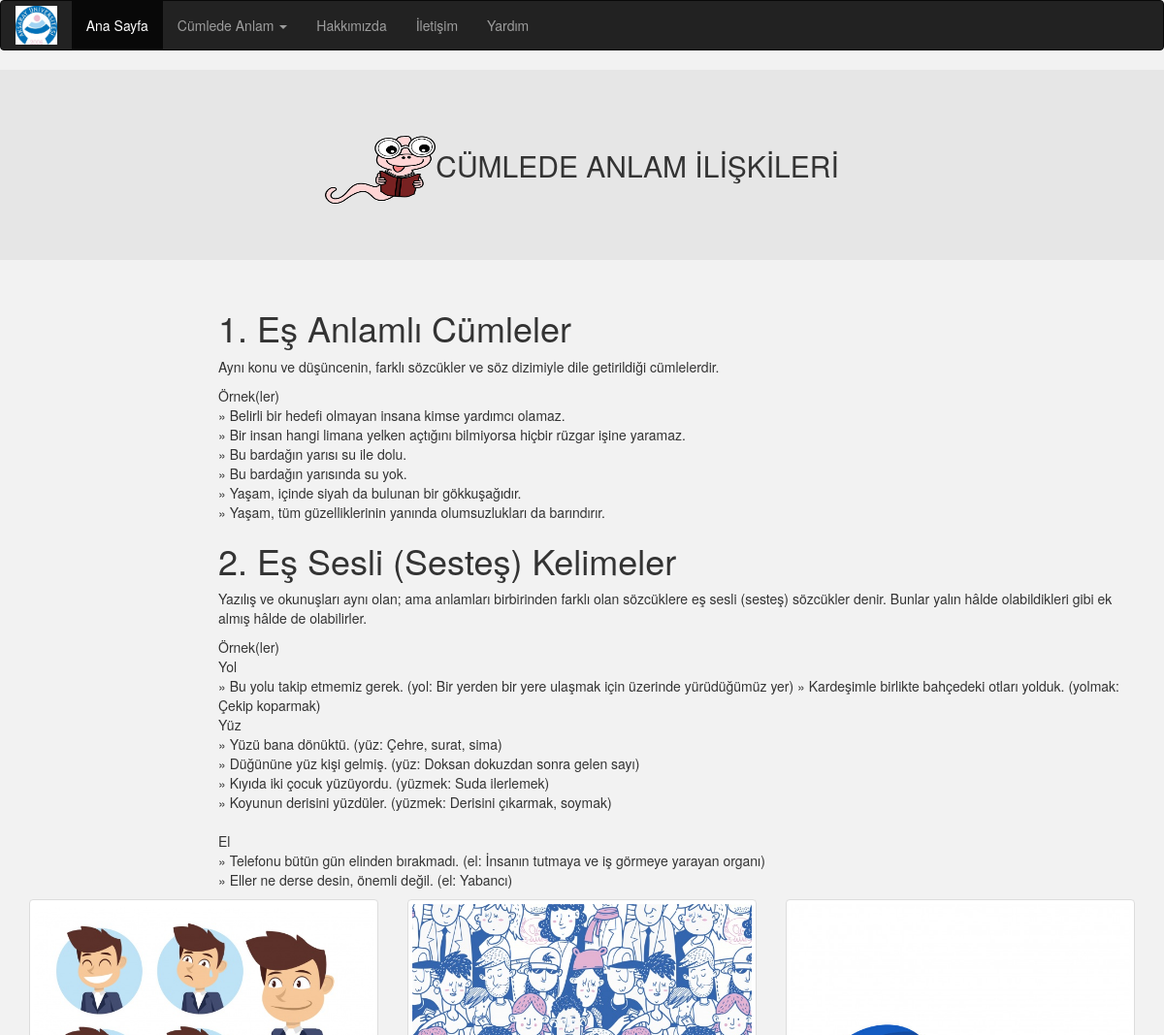
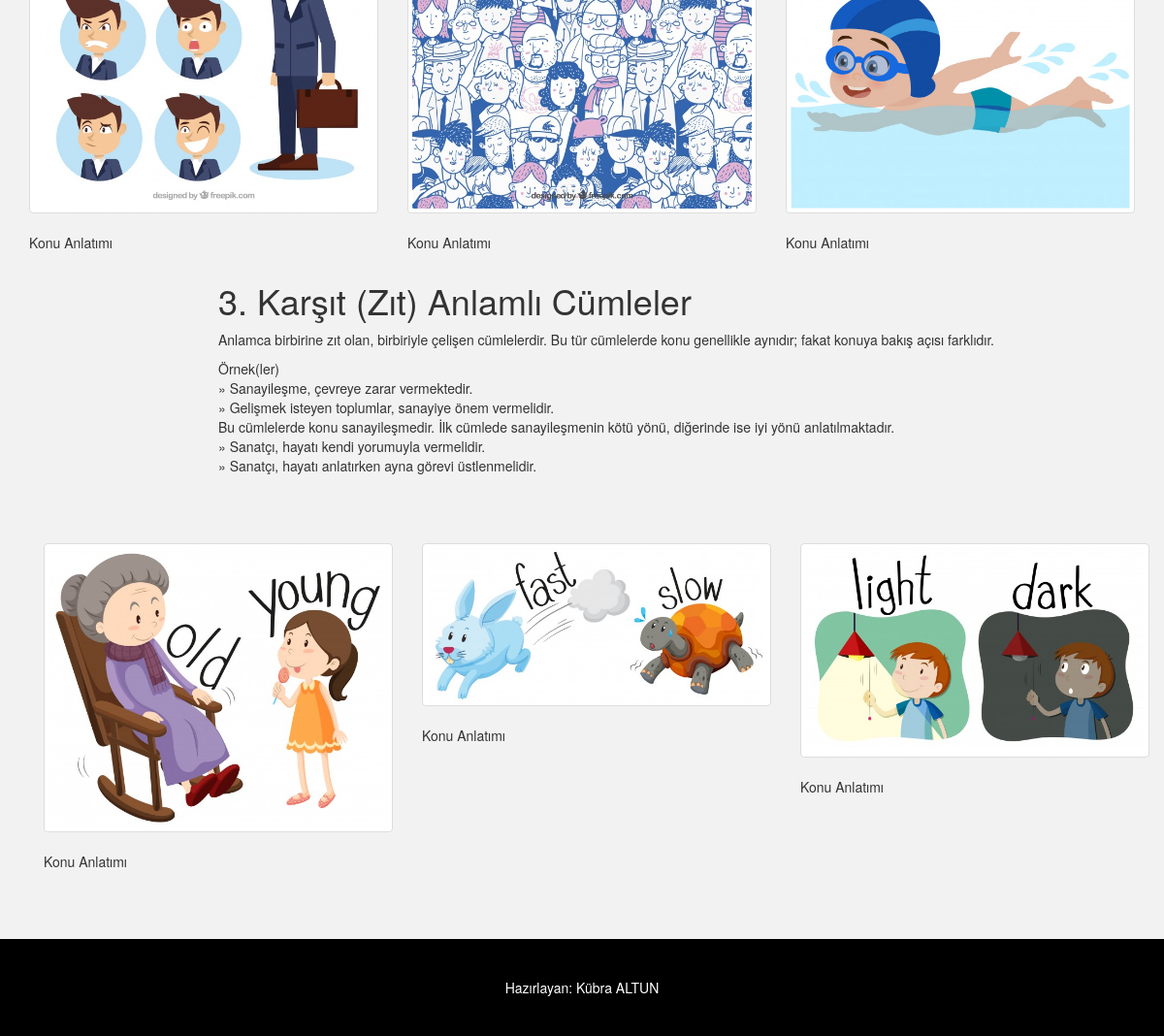
Page /cumleanlam.php on the committed database (2 pictures, top to bottom).
### tables this page shows
CREATE TABLE `konular` (
  `konu_id` int(11) NOT NULL,
  `konu_adi` varchar(500) NOT NULL,
  `konu_tanimi` varchar(1000) NOT NULL,
  `konu_ornekleri` varchar(2000) NOT NULL
);

### cumleanlam.php (the view)
<?php require("ustbilgi.php"); ?>
<main role="main"  >
  <div class="jumbotron" align="center" style="background: #e6e6e6">
    <div class="container">
      <h2 class="display-3"><img src="resimler/jumbutron.png"  width="10%" height="70" >CÜMLEDE ANLAM İLİŞKİLERİ</h2>
    </div>
  </div>
</main>
  <div class="container">
    <div class="row">
      <div class="col-md-2"> </div>
      <div class="col-md-10">
        <h1><?php echo      $arrKonular[4]["konu_adi"]; ?></h1>
        <p><?php echo nl2br($arrKonular[4]["konu_tanimi"]); ?></p>
        <p><?php echo nl2br($arrKonular[4]["konu_ornekleri"]); ?></p>
        <h1><?php echo      $arrKonular[5]["konu_adi"]; ?></h1>
        <p><?php echo nl2br($arrKonular[5]["konu_tanimi"]); ?></p>
        <p><?php echo nl2br($arrKonular[5]["konu_ornekleri"]); ?></p>
        </div>
    </div>
  </div>
    <div class="container">
      <div class="row">
        <div class="col-md-4">
          <img src="resimler/yuz1.jpg" class="rounded-circle img-thumbnail" width="100%" height="300"   > </a>
          <br>&nbsp;
          <p>Konu Anlatımı </p>
        </div>
        <div class="col-md-4">
          <img src="resimler/yuzkisi.jpg" class="rounded-circle img-thumbnail" width="100%" height="300"   > </a>
          <br>&nbsp;
          <p >Konu Anlatımı </p>
        </div>
        <div class="col-md-4">
          <img src="resimler/yuzme.jpg" class="rounded-circle img-thumbnail" width="100%" height="300"   > </a>
          <br>&nbsp;
          <p >Konu Anlatımı </p>
        </div>
      </div>
    </div>
  <div class="container">
    <div class="row">
      <div class="col-md-2"> </div>
      <div class="col-md-10">
        <h1><?php echo      $arrKonular[6]["konu_adi"]; ?></h1>
        <p><?php echo nl2br($arrKonular[6]["konu_tanimi"]); ?></p>
        <p><?php echo nl2br($arrKonular[6]["konu_ornekleri"]); ?></p>
          <br><br><br>
      </div>
  </div>
  <div class="container">
    <div class="row">
      <div class="col-md-4">
        <img src="resimler/genc.jpg" class="rounded-circle img-thumbnail" width="100%" height="300"> </a>
        <br>&nbsp;
        <p>Konu Anlatımı </p>
      </div>
      <div class="col-md-4">
        <img src="resimler/hizli.jpg" class="rounded-circle img-thumbnail" width="100%" height="500%"> </a>
        <br>&nbsp;
        <p >Konu Anlatımı </p>
      </div>
      <div class="col-md-4">
        <img src="resimler/temiz.jpg" class="rounded-circle img-thumbnail" width="100%" height="300"> </a>
        <br>&nbsp;
        <p >Konu Anlatımı </p>
      </div>
    </div>
  </div>
<?php require("altbilgi.php"); ?>

### ustbilgi.php (shortened to what this page needs)
<?php
    require_once("baglanti.php");
    $arrKonular = array();
    $sql_cumlesi= "SELECT * FROM konular";
    $sql_cevabi = mysqli_query($baglanti, $sql_cumlesi);
    $c=0;
    while( $satir = mysqli_fetch_assoc($sql_cevabi) ) {
        $c++;
        $arrKonular[ $c ] = $satir;
    }
?>
<!DOCTYPE html>
<html>
<head>
    <link rel="stylesheet" href="https://maxcdn.bootstrapcdn.com/bootstrap/3.3.7/css/bootstrap.min.css">
</head>
<body style="background-color: #f2f2f2">
    <div class="container-flued">
        <nav class="navbar navbar-inverse" >
            <div class="navbar-header" >
                <a href="index.php" class="navbar-brand"><img src="resimler/logo.jpg"  height="40" style="margin-top:-10px" ></a>
            </div>
            <div id="navbarCollapse" class="collapse navbar-collapse">
                <ul class="nav navbar-nav">
                    <li class="active"><a href="index.php">Ana Sayfa</a></li>
                    <li class="dropdown">
                        <a data-toggle="dropdown" class="dropdown-toggle" href="#">Cümlede Anlam <b class="caret"></b></a>
                    </li>
                    <li><a href="hakkimizda.php">Hakkımızda</a></li>
                    <li><a href="iletisim.php">İletişim</a></li>
                    <li><a href="yardim.php">Yardım</a></li>
                </ul>
            </div>
        </nav>
    </div>

### altbilgi.php
</div></div></div>
<br><br><br>
<div class="container-fluid" style="background-color: #000000; height: 100px;">
  <br><br>
  <div class="row">
      <div class="col-md-4"></div>
      <div class="col-md-4">
          <center style='color: white;'>
              Hazırlayan: Kübra ALTUN
          </center>
      </div>
      <div class="col-md-4"></div>
  </div>
</div>

### ustbilgi.php (style rules this page uses)
.navbar { margin-top: 0px; }

### rows in the picture
konular: konu_adi "1. Eş Anlamlı Cümleler", konu_tanimi "Aynı konu ve düşüncenin, farklı sözcükler ve söz dizimiyle dile getirildiği cümlelerdir.", konu_ornekleri "Örnek(ler) » Belirli bir hedefi olmayan insana kimse yardımcı olamaz. » Bir insan hangi limana yelken açtığını bilmiyorsa hiçbir rüzgar işine yaramaz. » Bu bardağın yarısı su ile dolu. » Bu bardağın yarısında su yok. » Yaşam, içinde siyah da bulunan bir gökkuşağıdır. » Yaşam, tüm güzelliklerinin yanında olumsuzlukları da barındırır."
konular: konu_adi "2. Eş Sesli (Sesteş) Kelimeler", konu_tanimi "Yazılış ve okunuşları aynı olan; ama anlamları birbirinden farklı olan sözcüklere eş sesli (sesteş) sözcükler denir. Bunlar yalın hâlde olabildikleri gibi ek almış hâlde de olabilirler.", konu_ornekleri "Örnek(ler) Yol » Bu yolu takip etmemiz gerek. (yol: Bir yerden bir yere ulaşmak için üzerinde yürüdüğümüz yer) » Kardeşimle birlikte bahçedeki otları yolduk. (yolmak: Çekip koparmak) Yüz » Yüzü bana dönüktü. (yüz: Çehre, surat, sima) » Düğününe yüz kişi gelmiş. (yüz: Doksan dokuzdan sonra gelen sayı) » Kıyıda iki çocuk yüzüyordu. (yüzmek: Suda ilerlemek) » Koyunun derisini yüzdüler. (yüzmek: Derisini çıkarmak, soymak) El » Telefonu bütün gün elinden bırakmadı. (el: İnsanın tutmaya ve iş görmeye yarayan organı) » Eller ne derse desin, önemli değil. (el: Yabancı)"
konular: konu_adi "3. Karşıt (Zıt) Anlamlı Cümleler", konu_tanimi "Anlamca birbirine zıt olan, birbiriyle çelişen cümlelerdir. Bu tür cümlelerde konu genellikle aynıdır; fakat konuya bakış açısı farklıdır.", konu_ornekleri "Örnek(ler) » Sanayileşme, çevreye zarar vermektedir. » Gelişmek isteyen toplumlar, sanayiye önem vermelidir. Bu cümlelerde konu sanayileşmedir. İlk cümlede sanayileşmenin kötü yönü, diğerinde ise iyi yönü anlatılmaktadır. » Sanatçı, hayatı kendi yorumuyla vermelidir. » Sanatçı, hayatı anlatırken ayna görevi üstlenmelidir."
